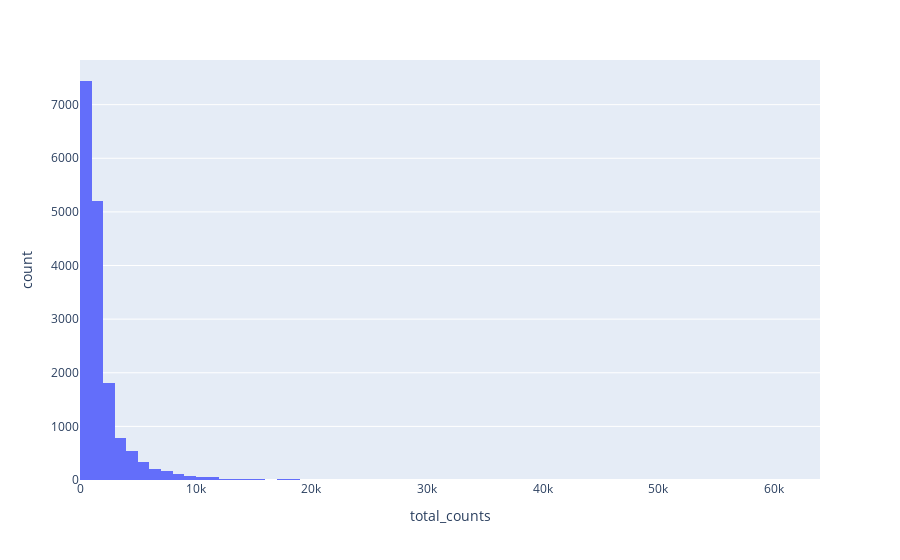

Notebook code cell kept with this figure:
### Code cell
"""p1 = sns.displot(adata.obs["total_counts"], bins=100, kde=False)
# sc.pl.violin(adata, 'total_counts')
p2 = sc.pl.violin(adata, "pct_counts_mt")
p3 = sc.pl.scatter(adata, "total_counts", "n_genes_by_counts", color="pct_counts_mt")

"""

p1 = px.histogram(adata.obs, x="total_counts", nbins=100)
p1

### Figure 1 — Plotly figure (JSON) as saved in the notebook; plotly's stock layout.template omitted (floating-point values rounded to 4 significant figures; data arrays with more than 128 entries replaced by an {"elided": "..."} marker saying what was removed)
{"data": [{"alignmentgroup": "True", "bingroup": "x", "hovertemplate": "total_counts=%{x}<br>count=%{y}<extra></extra>", "legendgroup": "", "marker": {"color": "#636efa", "pattern": {"shape": ""}}, "name": "", "nbinsx": 100, "offsetgroup": "", "orientation": "v", "showlegend": false, "type": "histogram", "x": {"elided": "16934 int values"}, "xaxis": "x", "yaxis": "y"}], "layout": {"barmode": "relative", "legend": {"tracegroupgap": 0}, "margin": {"t": 60}, "xaxis": {"anchor": "y", "domain": [0, 1], "title": {"text": "total_counts"}}, "yaxis": {"anchor": "x", "domain": [0, 1], "title": {"text": "count"}}}}
